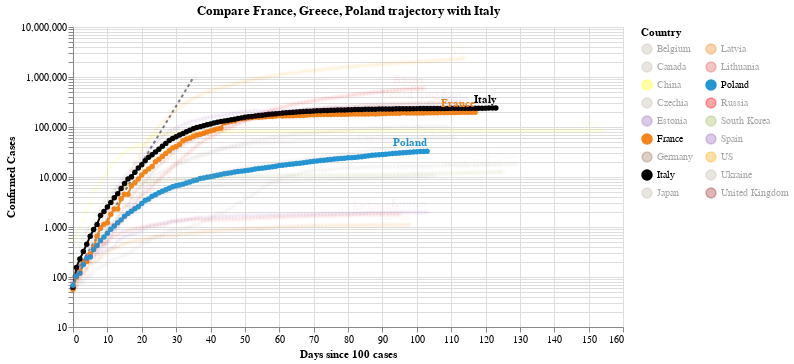

The code cell stored with this chart in its notebook:
### Code cell
#hide_input
chart2 = make_since_chart(dff2, ['France', 'Greece', 'Poland'], baseline_countries)
chart2

### Figure 1 — Vega-Lite specification as saved in the notebook (floating-point values rounded to 4 significant figures; data arrays with more than 128 entries replaced by an {"elided": "..."} marker saying what was removed)
{"config": {"view": {"continuousWidth": 400, "continuousHeight": 300}}, "layer": [{"data": {"name": "data-628230001892d6798b50651be41d1b3e"}, "mark": {"type": "line", "color": "black", "opacity": 0.5, "strokeDash": [3, 3]}, "encoding": {"x": {"type": "quantitative", "field": "Days since 100 cases"}, "y": {"type": "quantitative", "field": "Confirmed Cases"}}}, {"data": {"name": "data-87ef6cdc77a17ef88e7f78c3c84f9432"}, "mark": {"type": "line", "point": true}, "encoding": {"color": {"type": "nominal", "field": "Country", "legend": {"columns": 2}, "scale": {"domain": ["Belgium", "Canada", "China", "Czechia", "Estonia", "France", "Germany", "Italy", "Japan", "Latvia", "Lithuania", "Poland", "Russia", "South Korea", "Spain", "US", "Ukraine", "United Kingdom"], "range": ["#C1B7AD", "#C1B7AD", "yellow", "#C1B7AD", "#9467bd", "#F58518", "#9D755D", "black", "#C1B7AD", "#F58518", "#E45756", "#2495D3", "red", "#A1BA59", "#9467bd", "orange", "#C1B7AD", "brown"]}}, "opacity": {"condition": {"value": 1, "selection": "selector005"}, "value": 0.05}, "tooltip": [{"type": "nominal", "field": "Country"}, {"type": "temporal", "field": "Date"}, {"type": "quantitative", "field": "Confirmed Cases"}, {"type": "quantitative", "field": "Days since 100 cases"}], "x": {"type": "quantitative", "field": "Days since 100 cases"}, "y": {"type": "quantitative", "field": "Confirmed Cases", "scale": {"type": "log"}}}, "selection": {"selector005": {"type": "multi", "fields": ["Country"], "bind": "legend", "init": [{"Country": "France"}, {"Country": "Greece"}, {"Country": "Poland"}, {"Country": "Italy"}]}}, "width": 550}, {"data": {"name": "data-87ef6cdc77a17ef88e7f78c3c84f9432"}, "mark": {"type": "text", "align": "right", "dy": -8, "fontWeight": "bold"}, "encoding": {"color": {"type": "nominal", "field": "Country", "legend": {"columns": 2}, "scale": {"domain": ["Belgium", "Canada", "China", "Czechia", "Estonia", "France", "Germany", "Italy", "Japan", "Latvia", "Lithuania", "Poland", "Russia", "South Korea", "Spain", "US", "Ukraine", "United Kingdom"], "range": ["#C1B7AD", "#C1B7AD", "yellow", "#C1B7AD", "#9467bd", "#F58518", "#9D755D", "black", "#C1B7AD", "#F58518", "#E45756", "#2495D3", "red", "#A1BA59", "#9467bd", "orange", "#C1B7AD", "brown"]}}, "opacity": {"condition": {"value": 1, "selection": "selector005"}, "value": 0.05}, "text": {"type": "nominal", "field": "Country"}, "tooltip": [{"type": "nominal", "field": "Country"}, {"type": "temporal", "field": "Date"}, {"type": "quantitative", "field": "Confirmed Cases"}, {"type": "quantitative", "field": "Days since 100 cases"}], "x": {"type": "quantitative", "field": "Days since 100 cases"}, "y": {"type": "quantitative", "field": "Confirmed Cases", "scale": {"type": "log"}}}, "transform": [{"filter": "(datum['Date'] >= 1592956800000)"}], "width": 550}], "title": "Compare France, Greece, Poland trajectory with Italy", "$schema": "https://vega.github.io/schema/vega-lite/v4.0.2.json", "datasets": {"data-628230001892d6798b50651be41d1b3e": [{"Days since 100 cases": 0, "Confirmed Cases": 100.0}, {"Days since 100 cases": 1, "Confirmed Cases": 130.0}, {"Days since 100 cases": 2, "Confirmed Cases": 169.0}, {"Days since 100 cases": 3, "Confirmed Cases": 219.7}, {"Days since 100 cases": 4, "Confirmed Cases": 285.6}, {"Days since 100 cases": 5, "Confirmed Cases": 371.3}, {"Days since 100 cases": 6, "Confirmed Cases": 482.7}, {"Days since 100 cases": 7, "Confirmed Cases": 627.5}, {"Days since 100 cases": 8, "Confirmed Cases": 815.7}, {"Days since 100 cases": 9, "Confirmed Cases": 1060.0}, {"Days since 100 cases": 10, "Confirmed Cases": 1379.0}, {"Days since 100 cases": 11, "Confirmed Cases": 1792.0}, {"Days since 100 cases": 12, "Confirmed Cases": 2330.0}, {"Days since 100 cases": 13, "Confirmed Cases": 3029.0}, {"Days since 100 cases": 14, "Confirmed Cases": 3937.0}, {"Days since 100 cases": 15, "Confirmed Cases": 5119.0}, {"Days since 100 cases": 16, "Confirmed Cases": 6654.0}, {"Days since 100 cases": 17, "Confirmed Cases": 8650.0}, {"Days since 100 cases": 18, "Confirmed Cases": 11250.0}, {"Days since 100 cases": 19, "Confirmed Cases": 14620.0}, {"Days since 100 cases": 20, "Confirmed Cases": 19000.0}, {"Days since 100 cases": 21, "Confirmed Cases": 24710.0}, {"Days since 100 cases": 22, "Confirmed Cases": 32120.0}, {"Days since 100 cases": 23, "Confirmed Cases": 41750.0}, {"Days since 100 cases": 24, "Confirmed Cases": 54280.0}, {"Days since 100 cases": 25, "Confirmed Cases": 70560.0}, {"Days since 100 cases": 26, "Confirmed Cases": 91730.0}, {"Days since 100 cases": 27, "Confirmed Cases": 119300.0}, {"Days since 100 cases": 28, "Confirmed Cases": 155000.0}, {"Days since 100 cases": 29, "Confirmed Cases": 201500.0}, {"Days since 100 cases": 30, "Confirmed Cases": 262000.0}, {"Days since 100 cases": 31, "Confirmed Cases": 340600.0}, {"Days since 100 cases": 32, "Confirmed Cases": 442800.0}, {"Days since 100 cases": 33, "Confirmed Cases": 575600.0}, {"Days since 100 cases": 34, "Confirmed Cases": 748300.0}, {"Days since 100 cases": 35, "Confirmed Cases": 972800.0}], "data-87ef6cdc77a17ef88e7f78c3c84f9432": {"elided": "2044 records"}}}
